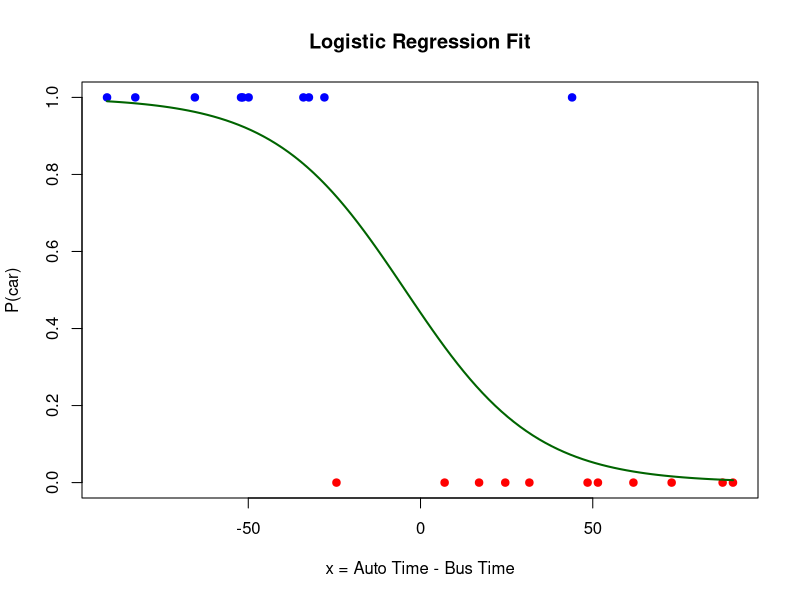

Write R code to recreate this figure. (Note: this script raises an error after producing the figure.)
## ---- chunk 1
knitr::opts_chunk$set(echo = TRUE)
## ---- chunk 2
auto_time <- c(52.90, 4.10, 4.10, 56.20, 51.80, 0.20, 27.60, 89.90, 41.50,
               95.00, 99.10, 18.50, 82.00, 8.60, 22.50, 51.40, 81.00, 51.00,
               62.20, 95.10, 41.60)

bus_time <- c(4.4, 28.5, 86.9, 31.6, 20.2, 91.2, 79.7, 2.2, 24.5,
              43.5, 8.4, 84, 38, 1.6, 74.1, 83.8, 19.2, 85, 90.1, 22.2, 91.5)

y <- c(0, 0, 1, 0, 0, 1, 1, 0, 0,
       0, 0, 1, 1, 0, 1, 1, 0, 1, 1, 0, 1)

x <- auto_time - bus_time
## ---- chunk 3
modelo <- glm(y ~ x, family = binomial)
summary(modelo)
## ---- chunk 4
plot(x, y, pch = 19, col = ifelse(y == 1, "blue", "red"),
     main = "Logistic Regression Fit",
     xlab = "x = Auto Time - Bus Time", ylab = "P(car)")
curve(predict(modelo, data.frame(x = sort(x)), type = "response"),
      add = TRUE, col = "darkgreen", lwd = 2)

b0_nls <- coef(modelo_nls)["b0"]
b1_nls <- coef(modelo_nls)["b1"]
p_nls <- 1 / (1 + exp(-(b0_nls + b1_nls * sort(x))))
lines(sort(x), p_nls, col = "purple", lwd = 2, lty = 2)

legend("bottomright",
       legend = c("GLM (Verosimilitud)", "NLS (Mínimos Cuadrados)"),
       col = c("darkgreen", "purple"), lty = c(1, 2), lwd = 2)
## ---- chunk 5
datos <- data.frame(auto_time, bus_time, x = x, y = y)
set.seed(42)
bootstrap_sample <- datos[sample(1:nrow(datos), size = 100, replace = TRUE), ]
head(bootstrap_sample)
## ---- chunk 6
modelo_boot <- glm(y ~ x, data = bootstrap_sample, family = binomial)
summary(modelo_boot)
## ---- chunk 7
coef(modelo)
coef(modelo_boot)
